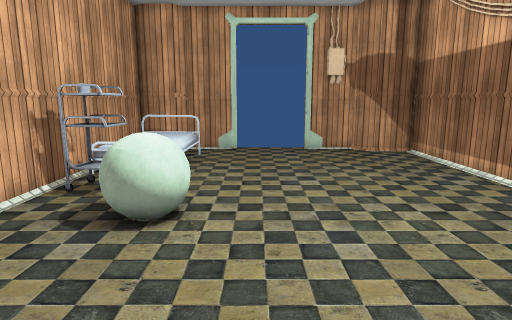
view 1 (above)

12 first-person views from a walk through a 3-D level made in the Unity game engine. The camera is 1.3 m above the floor, tilts 10° down and sees 75° across. Doors are open. The floor is counted in squares, 0.5 m on a side. Each view is taken from the middle of a square. On the plan, view 1 faces up. The plan holds only what a view shows up to about 20 squares ahead; the rest is blank. The place goes on beyond the plan. The player is left out. Some surface patterns are stand-ins.

view 2
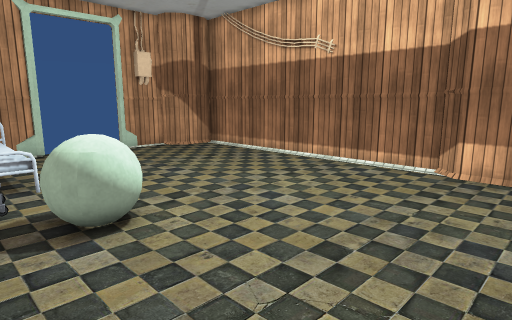

view 3
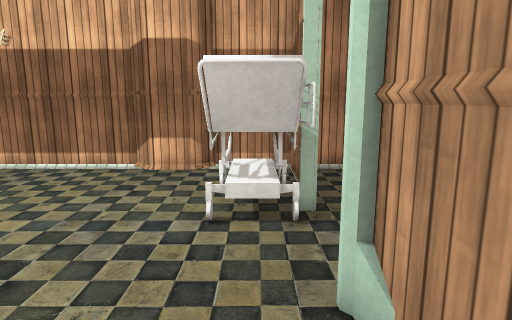

view 4
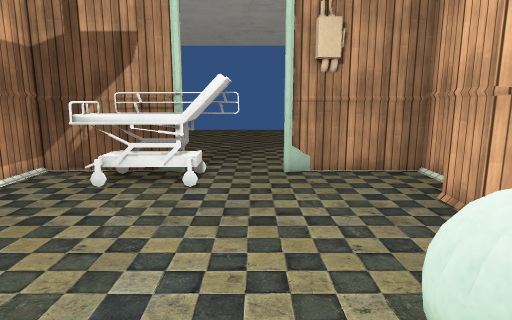

view 5
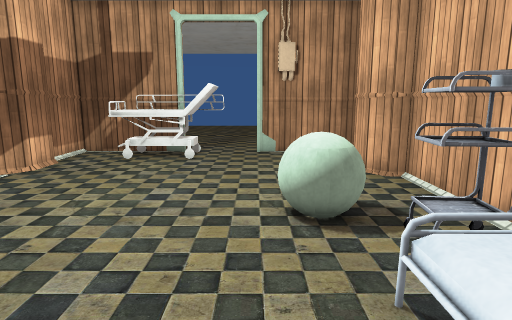

view 6
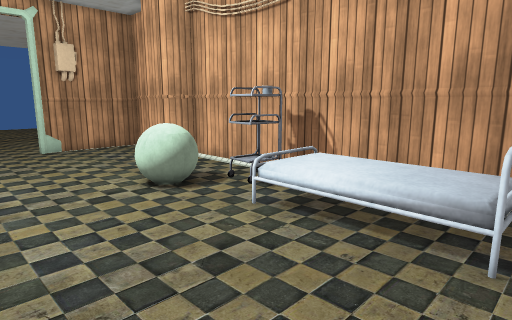

view 7
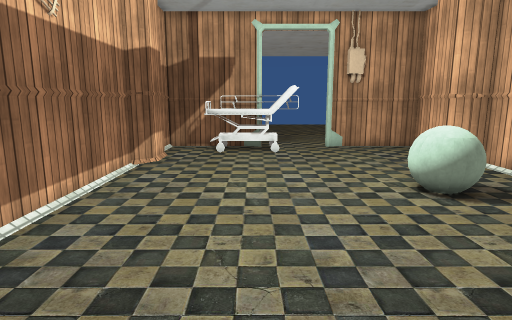

view 8
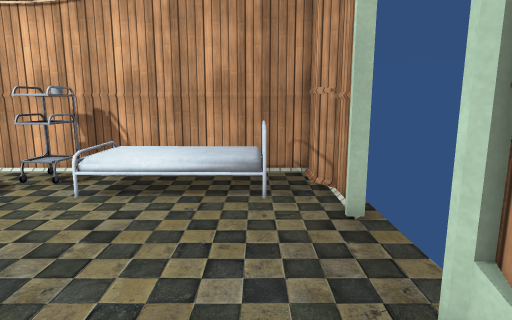

view 9
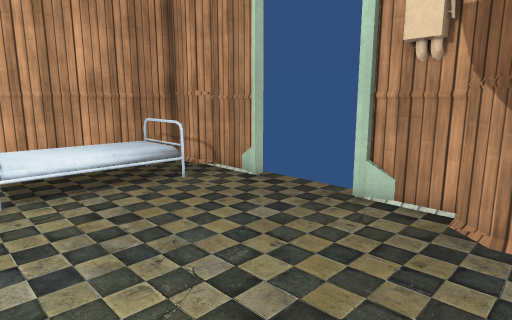

view 10
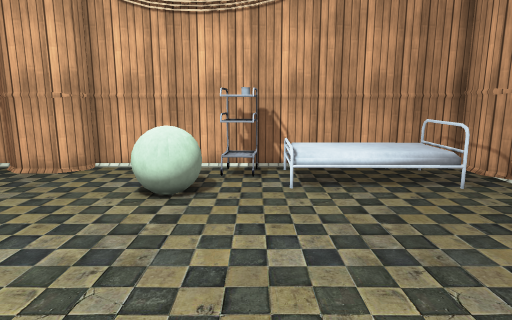

view 11
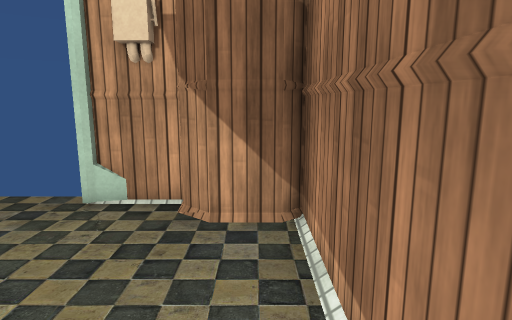

view 12
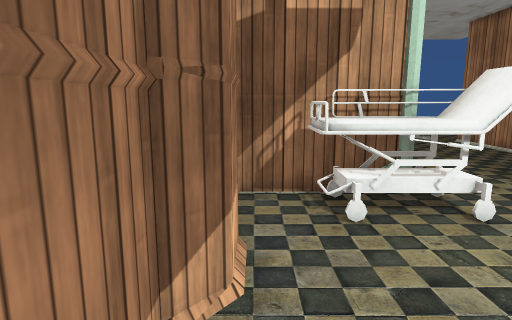

### Floor plan
Key: @ floor where view 1 was taken; # wall or solid block; . main floor; : floor 0.5 m higher than the main floor; / step, stairs or slope; D open door; C cup; T trolley; B ball; O other object.
Columns run from 6 left of view 1 to 8 right of it. Each row starts with its distance up from view 1.
 18 #####DDDD###
 17 #.....DDD..####
 16 #O:/..........#
 15 #::/..........#
 14 #::/..........#
 13 #::/..........#
 12 #::/..........#
 11 #../..........#
 10 #CT...........#
  9 #TT...........#
  8 #..BB.........#
  7 #..BB.........#
  6 #.............#
  5 #.............#
  4 #.............#
  3 ##...........##
  2  #...........#
  1 ##...........##
  0 #.....@OOOOOO #
 -1 #......OOOOOO.#
 -2 #####DDOOOOO###
 -3      #..

Positions as (right, up) in squares from view 1, and headings:
1: (0, 0), facing up
2: (-5, 0), facing up-right
3: (-5, -1), facing right
4: (0, 10), facing down
5: (-1, 15), facing down
6: (3, 17), facing down-left
7: (3, 17), facing down
8: (6, 16), facing left
9: (7, 10), facing up-left
10: (7, 10), facing left
11: (7, 10), facing up
12: (7, 7), facing down
